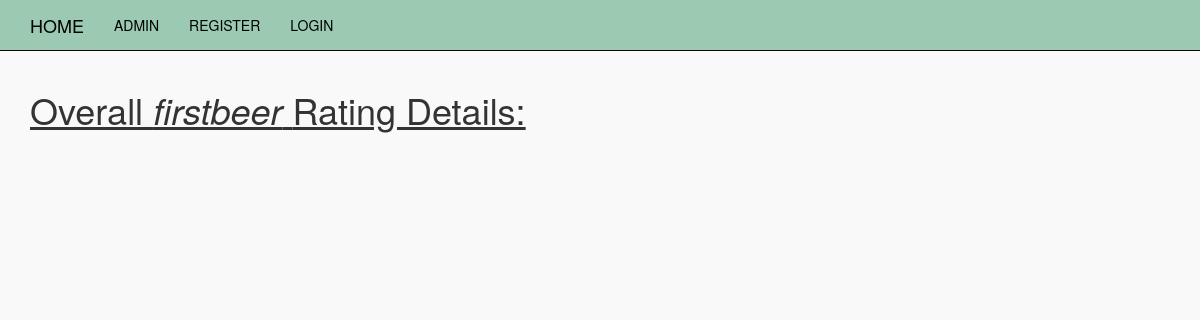
The app's page /mybeerapp/ratedetails/firstbeer/, older data.
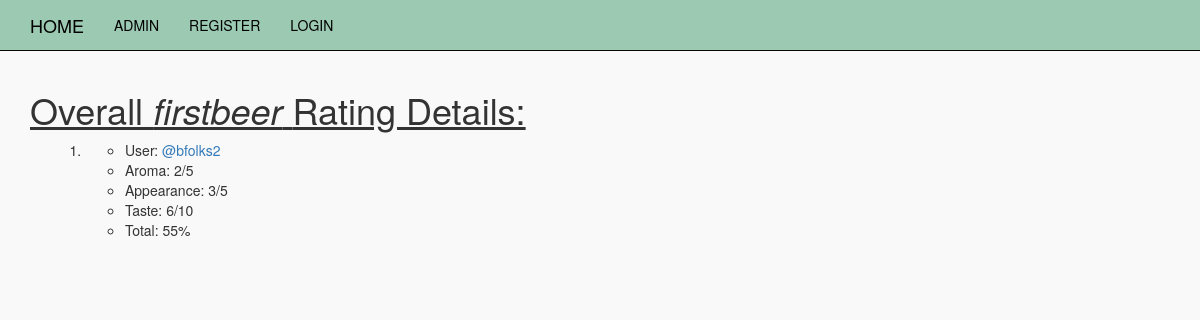
The same page, newer data.
### mybeerapp/models.py (models this page shows, shortened)
class Rating(models.Model):
    five_choices=(
        (1,'1/5'),
        (2,'2/5'),
        (3,'3/5'),
        (4,'4/5'),
        (5,'5/5'),
    )
    ten_choices=(
        (1,'1/10'),
        (2,'2/10'),
        (3,'3/10'),
        (4,'4/10'),
        (5,'5/10'),
        (6,'6/10'),
        (7,'7/10'),
        (8,'8/10'),
        (9,'9/10'),
        (10,'10/10'),
    )
    user=models.ForeignKey(User, related_name='user_ratings', default=1)
    beer=models.ForeignKey(Beer, related_name='ratings')
    aroma=models.PositiveIntegerField(choices=five_choices)
    appearance=models.PositiveIntegerField(choices=five_choices)
    taste=models.PositiveIntegerField(choices=ten_choices) #taste is weighted
    def _get_average(self):
        return round(((self.aroma + self.appearance + self.taste)/20)*100)
    average = property(_get_average)

### mybeerapp/views.py (the view)
# urls.py: url(r'^ratedetails/(?P<slug>[-\w]+)/$', views.rating_details, name='rating_details'),
def rating_details(request, slug):
    beer = get_object_or_404(Beer, slug=slug)
    return render(request, 'mybeerapp/ratingdetails.html',{'beer':beer})

### mybeerapp/templates/mybeerapp/ratingdetails.html
{% extends 'base.html' %}
{% block content %}
  <div class="beer_css">
    <h1><u>Overall <em>{{beer.name}}</em> Rating Details:</u></h1>
    <ol>
      {% for rating in beer.ratings.all %}
        <div class="col-md-4 col-xs-6">
          <li>
            <ul>
              <li>User: <a href="{% url 'mybeerapp:user_beerlist' username=rating.user.username %}">@{{rating.user}}</a></li>
              <li>Aroma: {{rating.aroma}}/5</li>
              <li>Appearance: {{rating.appearance}}/5</li>
              <li>Taste: {{rating.taste}}/10</li>
              <li>Total: {{rating.average}}%</li>
            </ul>
          </li>
        </div>
      {% endfor %}
    </ol>
  </div>
{% endblock %}

Row changes from the older to the newer data that the page shows:
added Rating: user "bfolks2", aroma "2", appearance "3", taste "6", average "55"
